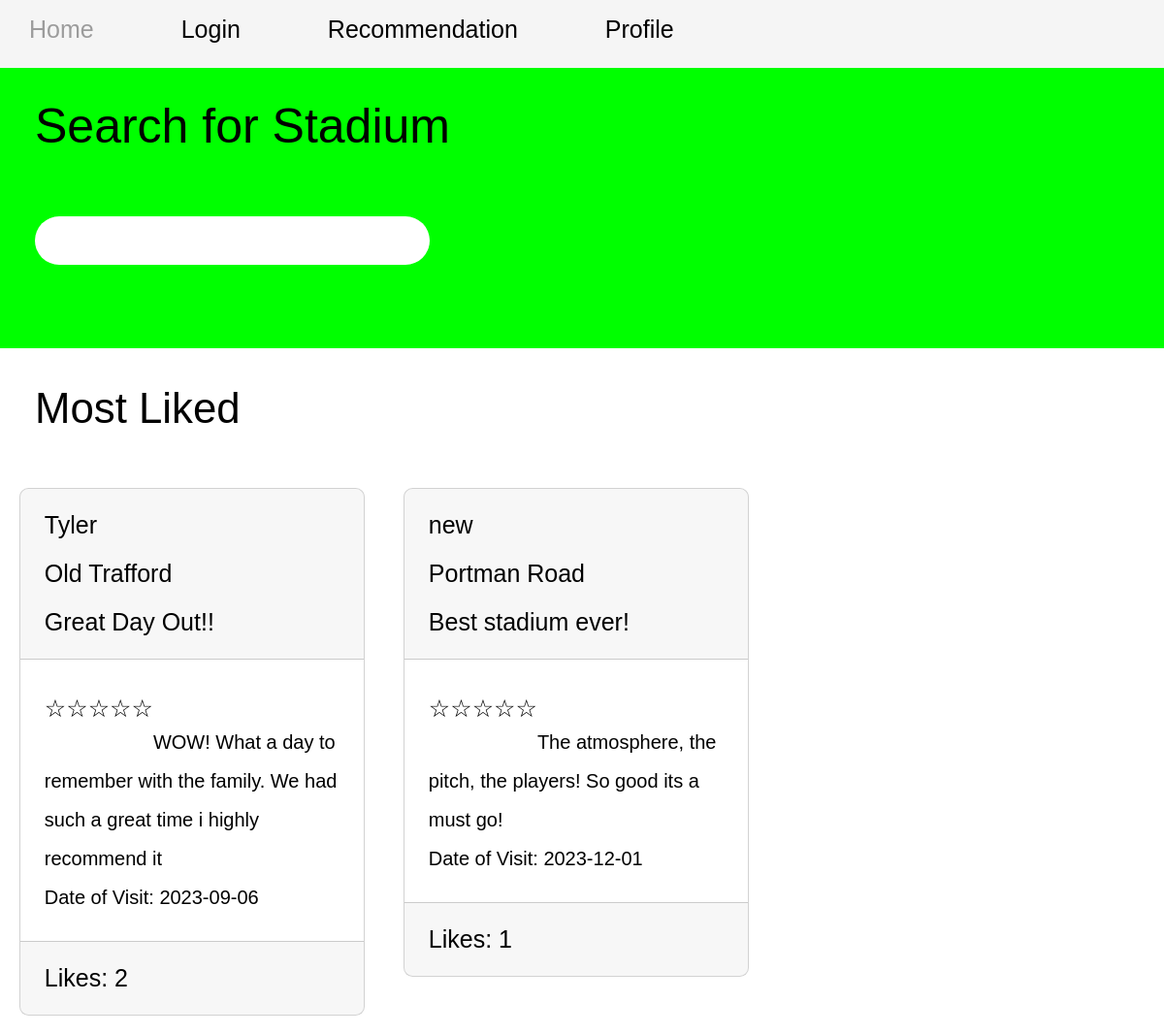
The page / on the database its author committed.
### app/models.py (models this page shows, shortened)
class Reviews(db.Model):
    id = db.Column(db.Integer, index = True, unique = True, primary_key = True)
    title = db.Column(db.String(100))
    review = db.Column(db.Text)
    date = db.Column(db.DateTime)
    rating = db.Column(db.Integer)
    userId = db.Column(db.Integer, db.ForeignKey('user.id'))
    stadiumId = db.Column(db.Integer, db.ForeignKey('stadiums.id'))
    user = db.relationship('User', foreign_keys = [userId], backref = 'reviews')
    like = db.relationship('Likes', backref = 'reviews', cascade = 'all, delete-orphan')
    stadium = db.relationship('Stadiums', foreign_keys = [stadiumId], backref = 'reviews')

class User(db.Model, UserMixin):
    id = db.Column(db.Integer, primary_key = True)
    username = db.Column(db.String(100), index = True, unique = True)
    password = db.Column(db.String(100))
    name = db.Column(db.String(100))

class Stadiums(db.Model):
    id = db.Column(db.Integer, primary_key = True)
    name = db.Column(db.String(100), index = True, unique = True)
    club = db.Column(db.String(100))

### app/views.py (the view)
@app.route('/')
def index():
    searchForm = SearchForm()
    reviews = Reviews.query.all()
    stadiums = Stadiums.query.all()
    stadiums = [i.name for i in stadiums]
    mostLiked = db.session.query(Likes.reviewId, func.count(Likes.id)).group_by(Likes.reviewId).order_by(func.count(Likes.id).desc()).limit(3).all()
    empty = Likes.query.first()
    return render_template('index.html',
                           title = 'Home',
                           searchForm = searchForm,
                           stadiums = stadiums,
                           reviews = reviews,
                           mostLiked = mostLiked,
                           empty = empty)

### app/form.py
class SearchForm(FlaskForm):
    stadName = StringField('stadName', validators = [DataRequired(), Length(min = 0, max = 100)])

### app/templates/index.html (shortened to what this page needs)
{% extends "base.html" %}
{% block content %}
  <br>
  <section class="searchBar">
    <div class="searchForm">
      <br>
      <h2>Search for Stadium</h2>
      <br>
      <form action="/searchbar", method="POST">
        <input name = "stadName" type = "text" id = "stads" class = "searchInput">
      </form>
      <br>
    </div>
  </section>
  <section>
    <h3 class="mostLikedTitle">Most Liked</h3>
    {% for review in reviews %}
      {% for like in mostLiked %}
        {% if review.id == like[0] %}
          <div class="mostLiked">
            <div class="card mostLikedCard">
              <div class="card-header">
                {% if review.user.username == current_user.username %}
                  <div class="activeUser">{{ review.user.name }}</div>
                {% else %}
                  {{ review.user.name }} <br>
                {% endif %}
                {{ review.stadium.name }} <br>
                {{ review.title }}
              </div>
              <div class="card-body reviewBody">
                {% for i in range(0, review.rating) %}
                  <span class="starAlign">☆</span>
                {% endfor %}
                <br>
                {{ review.review }} <br>
                Date of Visit: {{ review.date.strftime('%Y-%m-%d') }}
              </div>
              <div class="card-footer">
                <span>Likes: </span>{{ like[1] }}
              </div>
            </div>
          </div>
        {% endif %}
      {% endfor %}
    {% endfor %}
  </section>
{% endblock %}

### app/templates/base.html (shortened to what this page needs)
<!DOCTYPE html>
<html lang="en-GB">
  <head>
    <link rel="stylesheet" href="{{ url_for('static',filename='stylesheet.css') }}">
    <link href="https://cdn.jsdelivr.net/npm/bootstrap@5.2.3/dist/css/bootstrap.min.css" rel="stylesheet">
    <link href="http://ajax.googleapis.com/ajax/libs/jqueryui/1.8.16/themes/ui-lightness/jquery-ui.css" rel="stylesheet" type="text/css" />
  </head>
  <body>
    <nav>
      <a href="{{ url_for('index') }}">Home</a>
      <a href="{{ url_for('login') }}">Login</a>
      <a href="">Recommendation</a>
      <a href="{{ url_for('profile') }}">Profile</a>
    </nav>
    <div>
      {% block content %}{% endblock %}
    </div>
  </body>
</html>

### app/static/stylesheet.css (style rules this page uses)
nav { width: 100%; position: fixed; z-index: 1; background-color: whitesmoke; height: 70px; }
nav a { float: left; text-align: center; color: black; padding: 5px; padding-left: 30px; padding-right: 5%; text-decoration: none; }
* { padding: 0; margin: 0; font-family: Arial, Helvetica, sans-serif; font-size: 25px; line-height: 2; color: black; }
.searchBar { background-color: lime; }
.searchForm { margin-left: 3%; padding-bottom: 3%; }
.searchInput { border-radius: 30px; border-style: none; width: 35%; padding-left: 10px; }
.starAlign { float: left; }
.reviewBody { font-size: 20px; }
.mostLiked { width: 33%; float: left; }
.mostLikedCard { margin: 5%; }
.mostLikedTitle { margin: 3%; }

### rows shown on the page
Reviews: user.name "Tyler", stadium.name "Old Trafford", title "Great Day Out!!", rating 5 (drawn), review "WOW! What a day to remember with the family. We had such a great time i highly recommend it", date "2023-09-06", like "2"
Reviews: user.name "new", stadium.name "Portman Road", title "Best stadium ever!", rating 5 (drawn), review "The atmosphere, the pitch, the players! So good its a must go!", date "2023-12-01", like "1"
